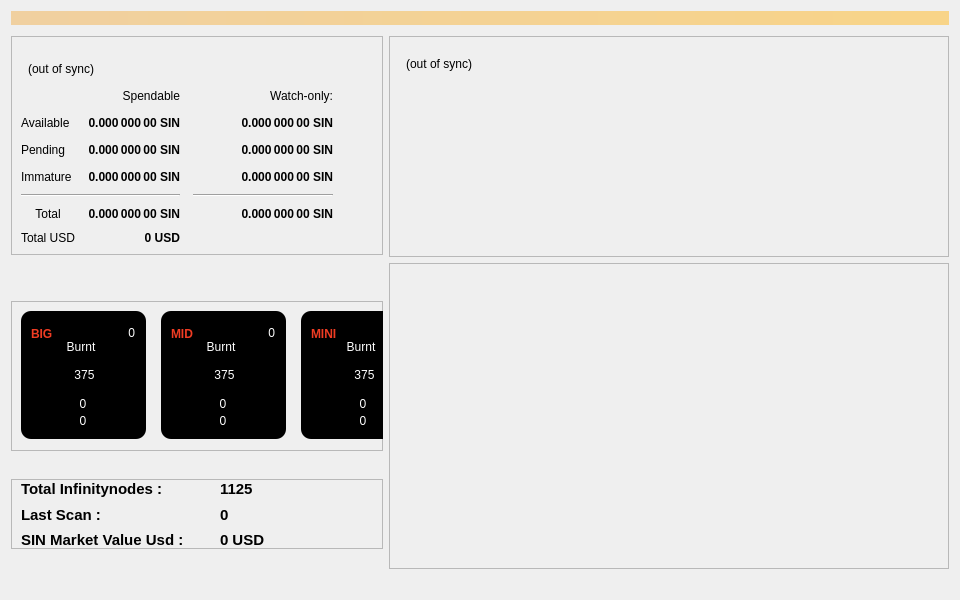
<?xml version="1.0" encoding="UTF-8"?>
<ui version="4.0">
 <class>OverviewPage</class>
 <widget class="QWidget" name="OverviewPage">
  <property name="geometry">
   <rect>
    <x>0</x>
    <y>0</y>
    <width>960</width>
    <height>600</height>
   </rect>
  </property>
  <property name="minimumSize">
   <size>
    <width>865</width>
    <height>600</height>
   </size>
  </property>
  <property name="windowTitle">
   <string>Form</string>
  </property>
  <property name="styleSheet">
   <string notr="true">QWidget&gt;OverviewPage {
background-image: url(':/images/sinbg');
background-repeat:none;
background-position:bottom right;
}</string>
  </property>
  <layout class="QVBoxLayout" name="topLayout">
   <item>
    <widget class="QLabel" name="labelAlerts">
     <property name="visible">
      <bool>false</bool>
     </property>
     <property name="styleSheet">
      <string notr="true">QLabel { background-color: qlineargradient(x1: 0, y1: 0, x2: 1, y2: 0, stop:0 #F0D0A0, stop:1 #F8D488); color:#000000; }</string>
     </property>
     <property name="wordWrap">
      <bool>true</bool>
     </property>
     <property name="margin">
      <number>3</number>
     </property>
     <property name="textInteractionFlags">
      <set>Qt::TextSelectableByMouse</set>
     </property>
    </widget>
   </item>
   <item>
    <layout class="QHBoxLayout" name="horizontalLayout" stretch="0,1">
     <property name="topMargin">
      <number>5</number>
     </property>
     <item>
      <layout class="QVBoxLayout" name="verticalLayout_2">
       <property name="spacing">
        <number>6</number>
       </property>
       <property name="bottomMargin">
        <number>0</number>
       </property>
       <item>
        <widget class="QFrame" name="frame">
         <property name="frameShape">
          <enum>QFrame::StyledPanel</enum>
         </property>
         <property name="frameShadow">
          <enum>QFrame::Raised</enum>
         </property>
         <layout class="QVBoxLayout" name="verticalLayout_4">
          <property name="topMargin">
           <number>21</number>
          </property>
          <property name="bottomMargin">
           <number>9</number>
          </property>
          <item>
           <layout class="QHBoxLayout" name="horizontalLayout_4">
            <item>
             <widget class="QPushButton" name="labelWalletStatus">
              <property name="enabled">
               <bool>true</bool>
              </property>
              <property name="maximumSize">
               <size>
                <width>150</width>
                <height>16777215</height>
               </size>
              </property>
              <property name="toolTip">
               <string>The displayed information may be out of date. Your wallet automatically synchronizes with the SIN network after a connection is established, but this process has not completed yet.</string>
              </property>
              <property name="text">
               <string notr="true">(out of sync)</string>
              </property>
              <property name="icon">
               <iconset>
                <normaloff>:/icons/warning</normaloff>
                <disabledoff>:/icons/warning</disabledoff>:/icons/warning</iconset>
              </property>
              <property name="iconSize">
               <size>
                <width>24</width>
                <height>24</height>
               </size>
              </property>
              <property name="flat">
               <bool>true</bool>
              </property>
             </widget>
            </item>
            <item>
             <spacer name="horizontalSpacer_3">
              <property name="orientation">
               <enum>Qt::Horizontal</enum>
              </property>
              <property name="sizeHint" stdset="0">
               <size>
                <width>40</width>
                <height>20</height>
               </size>
              </property>
             </spacer>
            </item>
           </layout>
          </item>
          <item>
           <layout class="QGridLayout" name="gridLayout">
            <property name="horizontalSpacing">
             <number>13</number>
            </property>
            <property name="verticalSpacing">
             <number>10</number>
            </property>
            <item row="2" column="2">
             <widget class="QLabel" name="labelWatchPending">
              <property name="font">
               <font>
                <weight>75</weight>
                <bold>true</bold>
               </font>
              </property>
              <property name="cursor">
               <cursorShape>IBeamCursor</cursorShape>
              </property>
              <property name="toolTip">
               <string>Unconfirmed transactions to watch-only addresses</string>
              </property>
              <property name="text">
               <string notr="true">0.000 000 00 SIN</string>
              </property>
              <property name="alignment">
               <set>Qt::AlignRight|Qt::AlignTrailing|Qt::AlignVCenter</set>
              </property>
              <property name="textInteractionFlags">
               <set>Qt::LinksAccessibleByMouse|Qt::TextSelectableByKeyboard|Qt::TextSelectableByMouse</set>
              </property>
             </widget>
            </item>
            <item row="2" column="1">
             <widget class="QLabel" name="labelUnconfirmed">
              <property name="font">
               <font>
                <weight>75</weight>
                <bold>true</bold>
               </font>
              </property>
              <property name="cursor">
               <cursorShape>IBeamCursor</cursorShape>
              </property>
              <property name="toolTip">
               <string>Total of transactions that have yet to be confirmed, and do not yet count toward the spendable balance</string>
              </property>
              <property name="text">
               <string notr="true">0.000 000 00 SIN</string>
              </property>
              <property name="alignment">
               <set>Qt::AlignRight|Qt::AlignTrailing|Qt::AlignVCenter</set>
              </property>
              <property name="textInteractionFlags">
               <set>Qt::LinksAccessibleByMouse|Qt::TextSelectableByKeyboard|Qt::TextSelectableByMouse</set>
              </property>
             </widget>
            </item>
            <item row="3" column="2">
             <widget class="QLabel" name="labelWatchImmature">
              <property name="font">
               <font>
                <weight>75</weight>
                <bold>true</bold>
               </font>
              </property>
              <property name="cursor">
               <cursorShape>IBeamCursor</cursorShape>
              </property>
              <property name="toolTip">
               <string>Mined balance in watch-only addresses that has not yet matured</string>
              </property>
              <property name="text">
               <string notr="true">0.000 000 00 SIN</string>
              </property>
              <property name="alignment">
               <set>Qt::AlignRight|Qt::AlignTrailing|Qt::AlignVCenter</set>
              </property>
              <property name="textInteractionFlags">
               <set>Qt::LinksAccessibleByMouse|Qt::TextSelectableByKeyboard|Qt::TextSelectableByMouse</set>
              </property>
             </widget>
            </item>
            <item row="4" column="0" colspan="2">
             <widget class="Line" name="line">
              <property name="orientation">
               <enum>Qt::Horizontal</enum>
              </property>
             </widget>
            </item>
            <item row="4" column="2">
             <widget class="Line" name="lineWatchBalance">
              <property name="sizePolicy">
               <sizepolicy hsizetype="Preferred" vsizetype="Fixed">
                <horstretch>0</horstretch>
                <verstretch>0</verstretch>
               </sizepolicy>
              </property>
              <property name="minimumSize">
               <size>
                <width>140</width>
                <height>0</height>
               </size>
              </property>
              <property name="orientation">
               <enum>Qt::Horizontal</enum>
              </property>
             </widget>
            </item>
            <item row="5" column="0">
             <widget class="QLabel" name="labelTotalText">
              <property name="sizePolicy">
               <sizepolicy hsizetype="Preferred" vsizetype="Preferred">
                <horstretch>0</horstretch>
                <verstretch>0</verstretch>
               </sizepolicy>
              </property>
              <property name="text">
               <string>Total</string>
              </property>
              <property name="alignment">
               <set>Qt::AlignCenter</set>
              </property>
             </widget>
            </item>
            <item row="3" column="1">
             <widget class="QLabel" name="labelImmature">
              <property name="font">
               <font>
                <weight>75</weight>
                <bold>true</bold>
               </font>
              </property>
              <property name="cursor">
               <cursorShape>IBeamCursor</cursorShape>
              </property>
              <property name="toolTip">
               <string>Mined balance that has not yet matured</string>
              </property>
              <property name="text">
               <string notr="true">0.000 000 00 SIN</string>
              </property>
              <property name="alignment">
               <set>Qt::AlignRight|Qt::AlignTrailing|Qt::AlignVCenter</set>
              </property>
              <property name="textInteractionFlags">
               <set>Qt::LinksAccessibleByMouse|Qt::TextSelectableByKeyboard|Qt::TextSelectableByMouse</set>
              </property>
             </widget>
            </item>
            <item row="2" column="3">
             <spacer name="horizontalSpacer_2">
              <property name="orientation">
               <enum>Qt::Horizontal</enum>
              </property>
              <property name="sizeHint" stdset="0">
               <size>
                <width>40</width>
                <height>20</height>
               </size>
              </property>
             </spacer>
            </item>
            <item row="3" column="0">
             <widget class="QLabel" name="labelImmatureText">
              <property name="text">
               <string>Immature</string>
              </property>
             </widget>
            </item>
            <item row="5" column="1">
             <widget class="QLabel" name="labelTotal">
              <property name="font">
               <font>
                <weight>75</weight>
                <bold>true</bold>
               </font>
              </property>
              <property name="cursor">
               <cursorShape>IBeamCursor</cursorShape>
              </property>
              <property name="toolTip">
               <string>Your current total balance</string>
              </property>
              <property name="text">
               <string notr="true">0.000 000 00 SIN</string>
              </property>
              <property name="alignment">
               <set>Qt::AlignRight|Qt::AlignTrailing|Qt::AlignVCenter</set>
              </property>
              <property name="textInteractionFlags">
               <set>Qt::LinksAccessibleByMouse|Qt::TextSelectableByKeyboard|Qt::TextSelectableByMouse</set>
              </property>
             </widget>
            </item>
            <item row="5" column="2">
             <widget class="QLabel" name="labelWatchTotal">
              <property name="font">
               <font>
                <weight>75</weight>
                <bold>true</bold>
               </font>
              </property>
              <property name="cursor">
               <cursorShape>IBeamCursor</cursorShape>
              </property>
              <property name="toolTip">
               <string>Current total balance in watch-only addresses</string>
              </property>
              <property name="text">
               <string notr="true">0.000 000 00 SIN</string>
              </property>
              <property name="alignment">
               <set>Qt::AlignRight|Qt::AlignTrailing|Qt::AlignVCenter</set>
              </property>
              <property name="textInteractionFlags">
               <set>Qt::LinksAccessibleByMouse|Qt::TextSelectableByKeyboard|Qt::TextSelectableByMouse</set>
              </property>
             </widget>
            </item>
            <item row="0" column="2">
             <widget class="QLabel" name="labelWatchonly">
              <property name="text">
               <string>Watch-only:</string>
              </property>
              <property name="alignment">
               <set>Qt::AlignRight|Qt::AlignTrailing|Qt::AlignVCenter</set>
              </property>
             </widget>
            </item>
            <item row="1" column="0">
             <widget class="QLabel" name="labelBalanceText">
              <property name="text">
               <string>Available</string>
              </property>
             </widget>
            </item>
            <item row="1" column="1">
             <widget class="QLabel" name="labelBalance">
              <property name="font">
               <font>
                <weight>75</weight>
                <bold>true</bold>
               </font>
              </property>
              <property name="cursor">
               <cursorShape>IBeamCursor</cursorShape>
              </property>
              <property name="toolTip">
               <string>Your current spendable balance</string>
              </property>
              <property name="text">
               <string notr="true">0.000 000 00 SIN</string>
              </property>
              <property name="alignment">
               <set>Qt::AlignRight|Qt::AlignTrailing|Qt::AlignVCenter</set>
              </property>
              <property name="textInteractionFlags">
               <set>Qt::LinksAccessibleByMouse|Qt::TextSelectableByKeyboard|Qt::TextSelectableByMouse</set>
              </property>
             </widget>
            </item>
            <item row="1" column="2">
             <widget class="QLabel" name="labelWatchAvailable">
              <property name="font">
               <font>
                <weight>75</weight>
                <bold>true</bold>
               </font>
              </property>
              <property name="cursor">
               <cursorShape>IBeamCursor</cursorShape>
              </property>
              <property name="toolTip">
               <string>Your current balance in watch-only addresses</string>
              </property>
              <property name="text">
               <string notr="true">0.000 000 00 SIN</string>
              </property>
              <property name="alignment">
               <set>Qt::AlignRight|Qt::AlignTrailing|Qt::AlignVCenter</set>
              </property>
              <property name="textInteractionFlags">
               <set>Qt::LinksAccessibleByMouse|Qt::TextSelectableByKeyboard|Qt::TextSelectableByMouse</set>
              </property>
             </widget>
            </item>
            <item row="2" column="0">
             <widget class="QLabel" name="labelPendingText">
              <property name="text">
               <string>Pending</string>
              </property>
             </widget>
            </item>
            <item row="0" column="1">
             <widget class="QLabel" name="labelSpendable">
              <property name="minimumSize">
               <size>
                <width>0</width>
                <height>20</height>
               </size>
              </property>
              <property name="text">
               <string>Spendable</string>
              </property>
              <property name="alignment">
               <set>Qt::AlignRight|Qt::AlignTrailing|Qt::AlignVCenter</set>
              </property>
             </widget>
            </item>
            <item row="6" column="0">
             <widget class="QLabel" name="labelTotalUSDText">
              <property name="sizePolicy">
               <sizepolicy hsizetype="Preferred" vsizetype="Preferred">
                <horstretch>0</horstretch>
                <verstretch>0</verstretch>
               </sizepolicy>
              </property>
              <property name="text">
               <string>Total USD</string>
              </property>
              <property name="alignment">
               <set>Qt::AlignCenter</set>
              </property>
             </widget>
            </item>
            <item row="6" column="1">
             <widget class="QLabel" name="labelUSDTotal">
              <property name="font">
               <font>
                <weight>75</weight>
                <bold>true</bold>
               </font>
              </property>
              <property name="cursor">
               <cursorShape>IBeamCursor</cursorShape>
              </property>
              <property name="toolTip">
               <string>Your current total balance</string>
              </property>
              <property name="text">
               <string notr="true">0 USD</string>
              </property>
              <property name="alignment">
               <set>Qt::AlignRight|Qt::AlignTrailing|Qt::AlignVCenter</set>
              </property>
              <property name="textInteractionFlags">
               <set>Qt::LinksAccessibleByMouse|Qt::TextSelectableByKeyboard|Qt::TextSelectableByMouse</set>
              </property>
             </widget>
            </item>
           </layout>
          </item>
         </layout>
        </widget>
       </item>
       <item>
        <spacer name="verticalSpacer_2">
         <property name="orientation">
          <enum>Qt::Vertical</enum>
         </property>
         <property name="sizeHint" stdset="0">
          <size>
           <width>20</width>
           <height>40</height>
          </size>
         </property>
        </spacer>
       </item>
       <item>
        <widget class="QFrame" name="frame_3">
         <property name="minimumSize">
          <size>
           <width>0</width>
           <height>150</height>
          </size>
         </property>
         <property name="styleSheet">
          <string notr="true"/>
         </property>
         <property name="frameShape">
          <enum>QFrame::StyledPanel</enum>
         </property>
         <property name="frameShadow">
          <enum>QFrame::Raised</enum>
         </property>
         <widget class="QFrame" name="frame_7">
          <property name="geometry">
           <rect>
            <x>10</x>
            <y>10</y>
            <width>125</width>
            <height>128</height>
           </rect>
          </property>
          <property name="toolTip">
           <string/>
          </property>
          <property name="styleSheet">
           <string notr="true">QFrame#frame_7 {
background-color: #000;
background-image: url(':/images/button-bg');
border-radius:10px;
padding-right: 10px;

}</string>
          </property>
          <property name="frameShape">
           <enum>QFrame::StyledPanel</enum>
          </property>
          <property name="frameShadow">
           <enum>QFrame::Raised</enum>
          </property>
          <property name="lineWidth">
           <number>1</number>
          </property>
          <property name="midLineWidth">
           <number>0</number>
          </property>
          <widget class="QLabel" name="labelBIGNodeText">
           <property name="geometry">
            <rect>
             <x>10</x>
             <y>10</y>
             <width>100</width>
             <height>25</height>
            </rect>
           </property>
           <property name="styleSheet">
            <string notr="true">background-color: transparent;
font: 75 14px &quot;MS Shell Dlg 2&quot;;
font-weight: bold;
color: #EF3C23;</string>
           </property>
           <property name="text">
            <string>BIG</string>
           </property>
          </widget>
          <widget class="QLabel" name="labelBIGNode">
           <property name="geometry">
            <rect>
             <x>18</x>
             <y>46</y>
             <width>91</width>
             <height>36</height>
            </rect>
           </property>
           <property name="styleSheet">
            <string notr="true">background-color: transparent;
font: 75 36px &quot;MS Shell Dlg 2&quot;;
color: #ffffff;
</string>
           </property>
           <property name="text">
            <string notr="true">375</string>
           </property>
           <property name="scaledContents">
            <bool>true</bool>
           </property>
           <property name="alignment">
            <set>Qt::AlignCenter</set>
           </property>
          </widget>
          <widget class="QLabel" name="labelBIGNodeQueued">
           <property name="geometry">
            <rect>
             <x>13</x>
             <y>85</y>
             <width>98</width>
             <height>15</height>
            </rect>
           </property>
           <property name="styleSheet">
            <string notr="true">font: 10px &quot;MS Shell Dlg 2&quot;;
color: #ffffff;
background-color: transparent;</string>
           </property>
           <property name="text">
            <string notr="true">0</string>
           </property>
           <property name="alignment">
            <set>Qt::AlignCenter</set>
           </property>
          </widget>
          <widget class="QLabel" name="label_7">
           <property name="geometry">
            <rect>
             <x>10</x>
             <y>28</y>
             <width>100</width>
             <height>15</height>
            </rect>
           </property>
           <property name="styleSheet">
            <string notr="true">font: 11px &quot;MS Shell Dlg 2&quot;;
color: #ffffff;
background-color: transparent;</string>
           </property>
           <property name="text">
            <string>Burnt</string>
           </property>
           <property name="alignment">
            <set>Qt::AlignCenter</set>
           </property>
          </widget>
          <widget class="QLabel" name="labelBIGNodeRoi">
           <property name="geometry">
            <rect>
             <x>42</x>
             <y>12</y>
             <width>80</width>
             <height>20</height>
            </rect>
           </property>
           <property name="styleSheet">
            <string notr="true">font: 75 8px &quot;MS Shell Dlg 2&quot;;
background-color: transparent;
color: #ffffff;
margin-right: 5px;</string>
           </property>
           <property name="text">
            <string notr="true">0</string>
           </property>
           <property name="alignment">
            <set>Qt::AlignRight|Qt::AlignTrailing|Qt::AlignVCenter</set>
           </property>
          </widget>
          <widget class="QLabel" name="labelBIGNodeSTM">
           <property name="geometry">
            <rect>
             <x>13</x>
             <y>100</y>
             <width>98</width>
             <height>20</height>
            </rect>
           </property>
           <property name="styleSheet">
            <string notr="true">font: 10px &quot;MS Shell Dlg 2&quot;;
color: #ffffff;
background-color: transparent;</string>
           </property>
           <property name="text">
            <string notr="true">0</string>
           </property>
           <property name="alignment">
            <set>Qt::AlignCenter</set>
           </property>
          </widget>
         </widget>
         <widget class="QFrame" name="frame_8">
          <property name="geometry">
           <rect>
            <x>150</x>
            <y>10</y>
            <width>125</width>
            <height>128</height>
           </rect>
          </property>
          <property name="styleSheet">
           <string notr="true">QFrame#frame_8 {
background-color: #000;
background-image: url(':/images/button-bg');
border-radius:10px;
padding-right: 10px;
}</string>
          </property>
          <property name="frameShape">
           <enum>QFrame::StyledPanel</enum>
          </property>
          <property name="frameShadow">
           <enum>QFrame::Raised</enum>
          </property>
          <widget class="QLabel" name="labelMIDNodeText">
           <property name="geometry">
            <rect>
             <x>10</x>
             <y>10</y>
             <width>100</width>
             <height>25</height>
            </rect>
           </property>
           <property name="styleSheet">
            <string notr="true">background-color: transparent;
font: 75 14px &quot;MS Shell Dlg 2&quot;;
font-weight: bold;
color: #EF3C23;</string>
           </property>
           <property name="text">
            <string>MID</string>
           </property>
          </widget>
          <widget class="QLabel" name="labelMIDNode">
           <property name="geometry">
            <rect>
             <x>18</x>
             <y>46</y>
             <width>91</width>
             <height>36</height>
            </rect>
           </property>
           <property name="styleSheet">
            <string notr="true">background-color: transparent;
font: 75 36px &quot;MS Shell Dlg 2&quot;;
color: #ffffff;
</string>
           </property>
           <property name="text">
            <string notr="true">375</string>
           </property>
           <property name="alignment">
            <set>Qt::AlignCenter</set>
           </property>
          </widget>
          <widget class="QLabel" name="labelMIDNodeQueued">
           <property name="geometry">
            <rect>
             <x>13</x>
             <y>85</y>
             <width>98</width>
             <height>15</height>
            </rect>
           </property>
           <property name="styleSheet">
            <string notr="true">font: 10px &quot;MS Shell Dlg 2&quot;;
color: #ffffff;
background-color: transparent;</string>
           </property>
           <property name="text">
            <string notr="true">0</string>
           </property>
           <property name="alignment">
            <set>Qt::AlignCenter</set>
           </property>
          </widget>
          <widget class="QLabel" name="label_8">
           <property name="geometry">
            <rect>
             <x>10</x>
             <y>28</y>
             <width>100</width>
             <height>15</height>
            </rect>
           </property>
           <property name="styleSheet">
            <string notr="true">font: 11px &quot;MS Shell Dlg 2&quot;;
color: #ffffff;
background-color: transparent;</string>
           </property>
           <property name="text">
            <string>Burnt</string>
           </property>
           <property name="alignment">
            <set>Qt::AlignCenter</set>
           </property>
          </widget>
          <widget class="QLabel" name="labelMIDNodeRoi">
           <property name="geometry">
            <rect>
             <x>42</x>
             <y>12</y>
             <width>80</width>
             <height>20</height>
            </rect>
           </property>
           <property name="styleSheet">
            <string notr="true">font: 75 8px &quot;MS Shell Dlg 2&quot;;
background-color: transparent;
color: #ffffff;
margin-right: 5px;</string>
           </property>
           <property name="text">
            <string notr="true">0</string>
           </property>
           <property name="alignment">
            <set>Qt::AlignRight|Qt::AlignTrailing|Qt::AlignVCenter</set>
           </property>
          </widget>
          <widget class="QLabel" name="labelMIDNodeSTM">
           <property name="geometry">
            <rect>
             <x>13</x>
             <y>100</y>
             <width>98</width>
             <height>20</height>
            </rect>
           </property>
           <property name="styleSheet">
            <string notr="true">font: 10px &quot;MS Shell Dlg 2&quot;;
color: #ffffff;
background-color: transparent;</string>
           </property>
           <property name="text">
            <string notr="true">0</string>
           </property>
           <property name="alignment">
            <set>Qt::AlignCenter</set>
           </property>
          </widget>
         </widget>
         <widget class="QFrame" name="frame_9">
          <property name="geometry">
           <rect>
            <x>290</x>
            <y>10</y>
            <width>125</width>
            <height>128</height>
           </rect>
          </property>
          <property name="styleSheet">
           <string notr="true">QFrame#frame_9 {
background-color: #000;
background-image: url(':/images/button-bg');
border-radius:10px;
padding-right: 10px;
}</string>
          </property>
          <property name="frameShape">
           <enum>QFrame::StyledPanel</enum>
          </property>
          <property name="frameShadow">
           <enum>QFrame::Raised</enum>
          </property>
          <widget class="QLabel" name="labelLILNodeText">
           <property name="geometry">
            <rect>
             <x>10</x>
             <y>10</y>
             <width>100</width>
             <height>25</height>
            </rect>
           </property>
           <property name="styleSheet">
            <string notr="true">background-color: transparent;
font: 75 14px &quot;MS Shell Dlg 2&quot;;
font-weight: bold;
color: #EF3C23;</string>
           </property>
           <property name="text">
            <string>MINI</string>
           </property>
          </widget>
          <widget class="QLabel" name="labelLILNode">
           <property name="geometry">
            <rect>
             <x>18</x>
             <y>46</y>
             <width>91</width>
             <height>36</height>
            </rect>
           </property>
           <property name="styleSheet">
            <string notr="true">background-color: transparent;
font: 75 36px &quot;MS Shell Dlg 2&quot;;
color: #ffffff;
</string>
           </property>
           <property name="text">
            <string notr="true">375</string>
           </property>
           <property name="alignment">
            <set>Qt::AlignCenter</set>
           </property>
          </widget>
          <widget class="QLabel" name="labelLILNodeQueued">
           <property name="geometry">
            <rect>
             <x>13</x>
             <y>85</y>
             <width>98</width>
             <height>15</height>
            </rect>
           </property>
           <property name="styleSheet">
            <string notr="true">font: 10px &quot;MS Shell Dlg 2&quot;;
color: #ffffff;
background-color: transparent;</string>
           </property>
           <property name="text">
            <string notr="true">0</string>
           </property>
           <property name="alignment">
            <set>Qt::AlignCenter</set>
           </property>
          </widget>
          <widget class="QLabel" name="label_9">
           <property name="geometry">
            <rect>
             <x>10</x>
             <y>28</y>
             <width>100</width>
             <height>15</height>
            </rect>
           </property>
           <property name="styleSheet">
            <string notr="true">font: 11px &quot;MS Shell Dlg 2&quot;;
color: #ffffff;
background-color: transparent;</string>
           </property>
           <property name="text">
            <string>Burnt</string>
           </property>
           <property name="alignment">
            <set>Qt::AlignCenter</set>
           </property>
          </widget>
          <widget class="QLabel" name="labelLILNodeRoi">
           <property name="geometry">
            <rect>
             <x>42</x>
             <y>12</y>
             <width>80</width>
             <height>20</height>
            </rect>
           </property>
           <property name="styleSheet">
            <string notr="true">font: 75 8px &quot;MS Shell Dlg 2&quot;;
background-color: transparent;
color: #ffffff;
margin-right: 5px;</string>
           </property>
           <property name="text">
            <string notr="true">0</string>
           </property>
           <property name="alignment">
            <set>Qt::AlignRight|Qt::AlignTrailing|Qt::AlignVCenter</set>
           </property>
          </widget>
          <widget class="QLabel" name="labelLILNodeSTM">
           <property name="geometry">
            <rect>
             <x>13</x>
             <y>100</y>
             <width>98</width>
             <height>20</height>
            </rect>
           </property>
           <property name="styleSheet">
            <string notr="true">font: 10px &quot;MS Shell Dlg 2&quot;;
color: #ffffff;
background-color: transparent;</string>
           </property>
           <property name="text">
            <string notr="true">0</string>
           </property>
           <property name="alignment">
            <set>Qt::AlignCenter</set>
           </property>
          </widget>
         </widget>
        </widget>
       </item>
       <item>
        <spacer name="verticalSpacer">
         <property name="orientation">
          <enum>Qt::Vertical</enum>
         </property>
         <property name="sizeType">
          <enum>QSizePolicy::MinimumExpanding</enum>
         </property>
         <property name="sizeHint" stdset="0">
          <size>
           <width>20</width>
           <height>10</height>
          </size>
         </property>
        </spacer>
       </item>
       <item>
        <widget class="QFrame" name="statisticFrame2">
         <property name="minimumSize">
          <size>
           <width>100</width>
           <height>70</height>
          </size>
         </property>
         <property name="frameShape">
          <enum>QFrame::StyledPanel</enum>
         </property>
         <property name="frameShadow">
          <enum>QFrame::Raised</enum>
         </property>
         <widget class="QWidget" name="layoutWidget">
          <property name="geometry">
           <rect>
            <x>10</x>
            <y>0</y>
            <width>391</width>
            <height>71</height>
           </rect>
          </property>
          <layout class="QGridLayout" name="statisticGridLayout">
           <item row="3" column="0">
            <widget class="QLabel" name="labelCurrentPriceText">
             <property name="sizePolicy">
              <sizepolicy hsizetype="Preferred" vsizetype="Preferred">
               <horstretch>0</horstretch>
               <verstretch>0</verstretch>
              </sizepolicy>
             </property>
             <property name="font">
              <font>
               <pointsize>11</pointsize>
               <weight>75</weight>
               <bold>true</bold>
              </font>
             </property>
             <property name="styleSheet">
              <string notr="true"/>
             </property>
             <property name="text">
              <string>SIN Market Value Usd :</string>
             </property>
             <property name="alignment">
              <set>Qt::AlignLeading|Qt::AlignLeft|Qt::AlignVCenter</set>
             </property>
            </widget>
           </item>
           <item row="3" column="1">
            <widget class="QLabel" name="labelCurrentPrice">
             <property name="font">
              <font>
               <pointsize>11</pointsize>
               <weight>75</weight>
               <bold>true</bold>
              </font>
             </property>
             <property name="cursor">
              <cursorShape>IBeamCursor</cursorShape>
             </property>
             <property name="toolTip">
              <string>Your current total balance</string>
             </property>
             <property name="styleSheet">
              <string notr="true"/>
             </property>
             <property name="text">
              <string notr="true">0 USD</string>
             </property>
             <property name="alignment">
              <set>Qt::AlignLeading|Qt::AlignLeft|Qt::AlignVCenter</set>
             </property>
             <property name="textInteractionFlags">
              <set>Qt::LinksAccessibleByMouse|Qt::TextSelectableByKeyboard|Qt::TextSelectableByMouse</set>
             </property>
            </widget>
           </item>
           <item row="1" column="0">
            <widget class="QLabel" name="labelStatisticTotalNodeText">
             <property name="font">
              <font>
               <pointsize>11</pointsize>
               <weight>75</weight>
               <bold>true</bold>
              </font>
             </property>
             <property name="styleSheet">
              <string notr="true"/>
             </property>
             <property name="text">
              <string>Total Infinitynodes :</string>
             </property>
            </widget>
           </item>
           <item row="1" column="1">
            <widget class="QLabel" name="labelStatisticTotalNode">
             <property name="font">
              <font>
               <family>MS Shell Dlg 2</family>
               <pointsize>11</pointsize>
               <weight>75</weight>
               <italic>false</italic>
               <bold>true</bold>
              </font>
             </property>
             <property name="styleSheet">
              <string notr="true"/>
             </property>
             <property name="text">
              <string notr="true">1125</string>
             </property>
             <property name="alignment">
              <set>Qt::AlignLeading|Qt::AlignLeft|Qt::AlignVCenter</set>
             </property>
            </widget>
           </item>
           <item row="2" column="1">
            <widget class="QLabel" name="labelStatisticLastScan">
             <property name="font">
              <font>
               <pointsize>11</pointsize>
               <weight>75</weight>
               <bold>true</bold>
              </font>
             </property>
             <property name="text">
              <string>0</string>
             </property>
            </widget>
           </item>
           <item row="2" column="0">
            <widget class="QLabel" name="labelStatisticLastScanText">
             <property name="font">
              <font>
               <pointsize>11</pointsize>
               <weight>75</weight>
               <bold>true</bold>
              </font>
             </property>
             <property name="styleSheet">
              <string notr="true"/>
             </property>
             <property name="text">
              <string>Last Scan :</string>
             </property>
            </widget>
           </item>
          </layout>
         </widget>
        </widget>
       </item>
       <item>
        <spacer name="verticalSpacer_3">
         <property name="orientation">
          <enum>Qt::Vertical</enum>
         </property>
         <property name="sizeHint" stdset="0">
          <size>
           <width>20</width>
           <height>40</height>
          </size>
         </property>
        </spacer>
       </item>
      </layout>
     </item>
     <item>
      <layout class="QVBoxLayout" name="verticalLayout_3">
       <item>
        <widget class="QFrame" name="frame_2">
         <property name="sizePolicy">
          <sizepolicy hsizetype="Preferred" vsizetype="Preferred">
           <horstretch>0</horstretch>
           <verstretch>0</verstretch>
          </sizepolicy>
         </property>
         <property name="minimumSize">
          <size>
           <width>0</width>
           <height>0</height>
          </size>
         </property>
         <property name="maximumSize">
          <size>
           <width>16777215</width>
           <height>221</height>
          </size>
         </property>
         <property name="frameShape">
          <enum>QFrame::StyledPanel</enum>
         </property>
         <property name="frameShadow">
          <enum>QFrame::Raised</enum>
         </property>
         <layout class="QVBoxLayout" name="verticalLayout">
          <property name="topMargin">
           <number>16</number>
          </property>
          <item>
           <layout class="QHBoxLayout" name="horizontalLayout_2">
            <property name="spacing">
             <number>6</number>
            </property>
            <item>
             <widget class="QPushButton" name="labelTransactionsStatus">
              <property name="enabled">
               <bool>true</bool>
              </property>
              <property name="maximumSize">
               <size>
                <width>150</width>
                <height>16777215</height>
               </size>
              </property>
              <property name="toolTip">
               <string>The displayed information may be out of date. Your wallet automatically synchronizes with the SIN network after a connection is established, but this process has not completed yet.</string>
              </property>
              <property name="text">
               <string notr="true">(out of sync)</string>
              </property>
              <property name="icon">
               <iconset>
                <normaloff>:/icons/warning</normaloff>
                <disabledoff>:/icons/warning</disabledoff>:/icons/warning</iconset>
              </property>
              <property name="iconSize">
               <size>
                <width>24</width>
                <height>24</height>
               </size>
              </property>
              <property name="flat">
               <bool>true</bool>
              </property>
             </widget>
            </item>
            <item>
             <spacer name="horizontalSpacer">
              <property name="orientation">
               <enum>Qt::Horizontal</enum>
              </property>
              <property name="sizeHint" stdset="0">
               <size>
                <width>40</width>
                <height>20</height>
               </size>
              </property>
             </spacer>
            </item>
           </layout>
          </item>
          <item>
           <widget class="QListView" name="listTransactions">
            <property name="sizePolicy">
             <sizepolicy hsizetype="Expanding" vsizetype="Expanding">
              <horstretch>0</horstretch>
              <verstretch>0</verstretch>
             </sizepolicy>
            </property>
            <property name="minimumSize">
             <size>
              <width>0</width>
              <height>0</height>
             </size>
            </property>
            <property name="styleSheet">
             <string notr="true">QListView { background: transparent; }</string>
            </property>
            <property name="frameShape">
             <enum>QFrame::NoFrame</enum>
            </property>
            <property name="verticalScrollBarPolicy">
             <enum>Qt::ScrollBarAlwaysOff</enum>
            </property>
            <property name="horizontalScrollBarPolicy">
             <enum>Qt::ScrollBarAlwaysOff</enum>
            </property>
            <property name="selectionMode">
             <enum>QAbstractItemView::NoSelection</enum>
            </property>
           </widget>
          </item>
         </layout>
        </widget>
       </item>
       <item>
        <widget class="QFrame" name="frame_4">
         <property name="styleSheet">
          <string notr="true">background-image: url(&quot;://images/sinbg&quot;);
    background-position:bottom right;
    background-repeat:no-repeat;
margin-bottom:20px;</string>
         </property>
         <property name="frameShape">
          <enum>QFrame::StyledPanel</enum>
         </property>
         <property name="frameShadow">
          <enum>QFrame::Raised</enum>
         </property>
         <layout class="QGridLayout" name="gridLayout_3"/>
        </widget>
       </item>
      </layout>
     </item>
    </layout>
   </item>
  </layout>
 </widget>
 <resources/>
 <connections/>
</ui>
